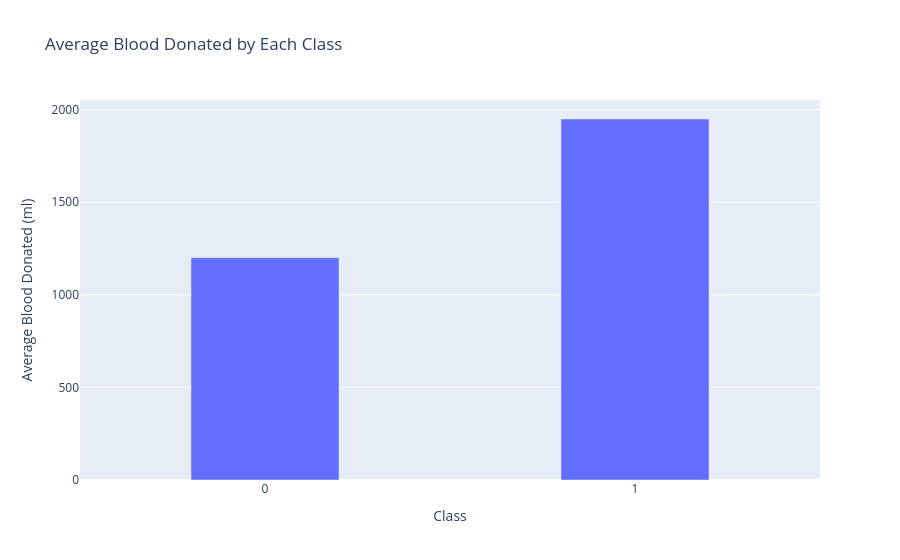

Notebook cell for this chart:
### Code cell
#Task 1.2 Create a visualization 

averageBlood = btData.groupby('class')['total_blood_donated'].mean().reset_index()

fig = px.bar(averageBlood, x='class', y='total_blood_donated', title="Average Blood Donated by Each Class",
             labels={'class': 'Class', 'total_blood_donated': 'Average Blood Donated (ml)'})

fig.update_layout(
    xaxis=dict(tickvals=[0, 1], range=[-0.5, 1.5]),
    bargap=0.6 
)

fig.show()

### Figure 1 — Plotly figure (JSON) as saved in the notebook; plotly's stock layout.template omitted (floating-point values rounded to 4 significant figures)
{"data": [{"alignmentgroup": "True", "hovertemplate": "Class=%{x}<br>Average Blood Donated (ml)=%{y}<extra></extra>", "legendgroup": "", "marker": {"color": "#636efa", "pattern": {"shape": ""}}, "name": "", "offsetgroup": "", "orientation": "v", "showlegend": false, "textposition": "auto", "type": "bar", "x": [0, 1], "xaxis": "x", "y": [1200.0, 1949.0], "yaxis": "y"}], "layout": {"bargap": 0.6, "barmode": "relative", "legend": {"tracegroupgap": 0}, "title": {"text": "Average Blood Donated by Each Class"}, "xaxis": {"anchor": "y", "domain": [0, 1], "range": [-0.5, 1.5], "tickvals": [0, 1], "title": {"text": "Class"}}, "yaxis": {"anchor": "x", "domain": [0, 1], "title": {"text": "Average Blood Donated (ml)"}}}}
